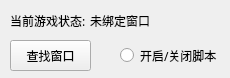
<?xml version="1.0" encoding="UTF-8"?>
<ui version="4.0">
 <class>MainWindow</class>
 <widget class="QMainWindow" name="MainWindow">
  <property name="geometry">
   <rect>
    <x>0</x>
    <y>0</y>
    <width>230</width>
    <height>78</height>
   </rect>
  </property>
  <property name="font">
   <font>
    <family>微软雅黑 Light</family>
    <weight>50</weight>
    <bold>false</bold>
   </font>
  </property>
  <property name="windowTitle">
   <string>Cheerslove AutoReload</string>
  </property>
  <property name="windowIcon">
   <iconset>
    <normaloff>Cheerslovei.ico</normaloff>Cheerslovei.ico</iconset>
  </property>
  <property name="animated">
   <bool>true</bool>
  </property>
  <widget class="QWidget" name="centralwidget">
   <widget class="QRadioButton" name="radioButton">
    <property name="enabled">
     <bool>true</bool>
    </property>
    <property name="geometry">
     <rect>
      <x>120</x>
      <y>40</y>
      <width>101</width>
      <height>31</height>
     </rect>
    </property>
    <property name="mouseTracking">
     <bool>true</bool>
    </property>
    <property name="acceptDrops">
     <bool>false</bool>
    </property>
    <property name="autoFillBackground">
     <bool>false</bool>
    </property>
    <property name="styleSheet">
     <string notr="true"/>
    </property>
    <property name="text">
     <string>开启/关闭脚本</string>
    </property>
   </widget>
   <widget class="QLabel" name="label">
    <property name="geometry">
     <rect>
      <x>10</x>
      <y>10</y>
      <width>91</width>
      <height>21</height>
     </rect>
    </property>
    <property name="text">
     <string>当前游戏状态: </string>
    </property>
   </widget>
   <widget class="QLabel" name="label_2">
    <property name="geometry">
     <rect>
      <x>90</x>
      <y>10</y>
      <width>101</width>
      <height>21</height>
     </rect>
    </property>
    <property name="text">
     <string>未绑定窗口</string>
    </property>
   </widget>
   <widget class="QPushButton" name="pushButton">
    <property name="geometry">
     <rect>
      <x>10</x>
      <y>40</y>
      <width>81</width>
      <height>31</height>
     </rect>
    </property>
    <property name="text">
     <string>查找窗口</string>
    </property>
   </widget>
  </widget>
 </widget>
 <resources/>
 <connections/>
</ui>
